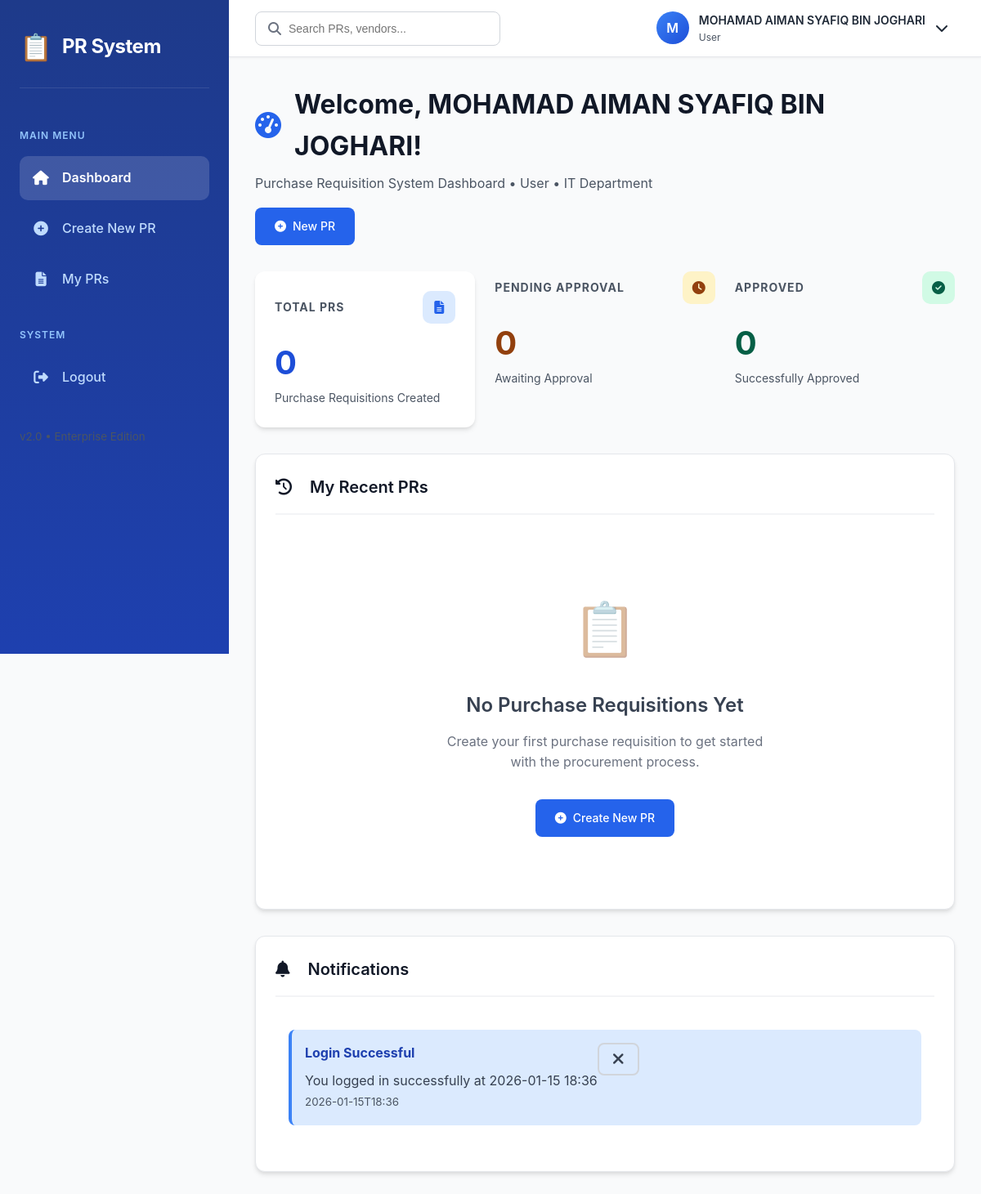
Page /dashboard (signed in) on the committed database.
### tables this page shows
CREATE TABLE notifications (
            id INTEGER PRIMARY KEY AUTOINCREMENT,
            user_id INTEGER NOT NULL,
            title TEXT NOT NULL,
            message TEXT NOT NULL,
            notification_type TEXT,
            is_read INTEGER DEFAULT 0,
            created_at TEXT NOT NULL,
            related_pr_id INTEGER,
            action_url TEXT,
            FOREIGN KEY (user_id) REFERENCES users(id)
        );

### app.py (the view, shortened to what this page needs)
@app.route("/dashboard")
@login_required
def dashboard():
    try:
        user_id = session["user_id"]
        role = session["role"]
        department = session.get("department", "")
        with db() as conn:
            notifications = conn.execute("""
            SELECT * FROM notifications
            WHERE user_id=? AND is_read=0
            ORDER BY created_at DESC
            LIMIT 10
            """, (user_id,)).fetchall()
            stats = {}
            my_pr = []
            if role == "user":
                stats['total_pr'] = conn.execute("""
                SELECT COUNT(*) FROM pr WHERE created_by=?
                """, (user_id,)).fetchone()[0]
                stats['pending_pr'] = conn.execute("""
                SELECT COUNT(*) FROM pr
                WHERE created_by=? AND status IN ('PENDING_APPROVAL', 'BUDGET_EXCEPTION_PENDING')
                """, (user_id,)).fetchone()[0]
                stats['approved_pr'] = conn.execute("""
                SELECT COUNT(*) FROM pr
                WHERE created_by=? AND status='APPROVED'
                """, (user_id,)).fetchone()[0]
                my_pr = conn.execute("""
                SELECT p.*,
                       (SELECT COUNT(*) FROM pr_items WHERE pr_id=p.id) as item_count
                FROM pr p
                WHERE p.created_by=?
                ORDER BY p.created_at DESC
                LIMIT 10
                """, (user_id,)).fetchall()
            budget_overview = None
            if department:
                budget_overview = conn.execute("""
                SELECT category, allocated_amount, spent_amount, remaining_amount
                FROM budget_categories
                WHERE department=?
                AND fiscal_year=?
                """, (department, str(datetime.now().year))).fetchall()
        return render_template(
            "dashboard.html",
            role=role,
            name=session["name"],
            notifications=notifications,
            stats=stats,
            my_pr=my_pr,
            budget_overview=budget_overview,
            BUDGET_STATUS=BUDGET_STATUS
        )
    except Exception as e:
        print(f"⚠️ Dashboard error: {e}")
        flash("Error loading dashboard", "danger")
        return redirect("/")

### templates/dashboard.html (shortened to what this page needs)
{% extends "base.html" %}
{% block content %}
<div class="page-header">
    <div>
        <h1 class="page-title">
            <i class="fas fa-tachometer-alt" style="color: var(--primary-600);"></i>
            Welcome, {{ name }}!
        </h1>
        <p class="page-subtitle">
            Purchase Requisition System Dashboard • {{ session.role|title }}
            {% if session.department %}
            • {{ session.department }} Department
            {% endif %}
        </p>
    </div>
    <div class="action-buttons">
        {% if session.role == 'user' %}
        <a href="/pr/new" class="btn btn-primary">
            <i class="fas fa-plus-circle"></i> New PR
        </a>
        {% endif %}
    </div>
</div>
<div class="dashboard-grid" style="display: grid; grid-template-columns: repeat(auto-fit, minmax(250px, 1fr)); gap: 1.5rem; margin-bottom: 2rem;">
    {% if session.role == 'user' %}
    <div class="stat-card" style="background: white; padding: 1.5rem; border-radius: var(--border-radius); box-shadow: var(--box-shadow);">
        <div style="display: flex; justify-content: space-between; align-items: center; margin-bottom: 1rem;">
            <h3 style="font-size: 0.875rem; color: var(--gray-600); text-transform: uppercase; letter-spacing: 1px;">Total PRs</h3>
            <div style="background: var(--primary-100); color: var(--primary-600); width: 40px; height: 40px; border-radius: 10px; display: flex; align-items: center; justify-content: center;">
                <i class="fas fa-file-alt"></i>
            </div>
        </div>
        <div class="stat-number" style="font-size: 2.5rem; font-weight: 700; color: var(--primary-700);">{{ stats.total_pr }}</div>
        <div style="color: var(--gray-600); font-size: 0.875rem;">Purchase Requisitions Created</div>
    </div>
    <div class="stat-card">
        <div style="display: flex; justify-content: space-between; align-items: center; margin-bottom: 1rem;">
            <h3 style="font-size: 0.875rem; color: var(--gray-600); text-transform: uppercase; letter-spacing: 1px;">Pending Approval</h3>
            <div style="background: #fef3c7; color: #92400e; width: 40px; height: 40px; border-radius: 10px; display: flex; align-items: center; justify-content: center;">
                <i class="fas fa-clock"></i>
            </div>
        </div>
        <div class="stat-number" style="font-size: 2.5rem; font-weight: 700; color: #92400e;">{{ stats.pending_pr }}</div>
        <div style="color: var(--gray-600); font-size: 0.875rem;">Awaiting Approval</div>
    </div>
    <div class="stat-card">
        <div style="display: flex; justify-content: space-between; align-items: center; margin-bottom: 1rem;">
            <h3 style="font-size: 0.875rem; color: var(--gray-600); text-transform: uppercase; letter-spacing: 1px;">Approved</h3>
            <div style="background: #d1fae5; color: #065f46; width: 40px; height: 40px; border-radius: 10px; display: flex; align-items: center; justify-content: center;">
                <i class="fas fa-check-circle"></i>
            </div>
        </div>
        <div class="stat-number" style="font-size: 2.5rem; font-weight: 700; color: #065f46;">{{ stats.approved_pr }}</div>
        <div style="color: var(--gray-600); font-size: 0.875rem;">Successfully Approved</div>
    </div>
    {% endif %}
</div>
<div class="card">
    <div class="card-header">
        <h3 class="card-title">
            <i class="fas fa-history" style="margin-right: 10px;"></i>
            {% if session.role == 'user' %}
            My Recent PRs
            {% elif session.role in ['approver1', 'approver2', 'approver3', 'approver4'] %}
            Pending Approvals
            {% elif session.role == 'procurement' %}
            Approved PRs Ready for Processing
            {% elif session.role == 'superadmin' %}
            Recent System Activity
            {% endif %}
        </h3>
    </div>
    {% if my_pr and my_pr|length > 0 %}
    <div class="table-responsive">
        <table class="table">
            <thead>
                <tr>
                    <th>PR Number</th>
                    <th>Description</th>
                    {% if session.role != 'user' %}
                    <th>Requester</th>
                    {% endif %}
                    <th>Amount</th>
                    <th>Status</th>
                    <th>Date</th>
                    <th>Actions</th>
                </tr>
            </thead>
            <tbody>
                {% for pr in my_pr %}
                <tr>
                    <td>
                        <strong>{{ pr.pr_no }}</strong>
                        {% if pr.item_count %}
                        <br>
                        <small class="text-muted">{{ pr.item_count }} items</small>
                        {% endif %}
                    </td>
                    <td>
                        {{ pr.purpose[:50] }}
                        {% if pr.purpose|length > 50 %}...{% endif %}
                    </td>
                    {% if session.role != 'user' %}
                    <td>{{ pr.requester_name_full or pr.requester_name }}</td>
                    {% endif %}
                    <td>
                        <strong>RM {{ "%.2f"|format(pr.total_amount) }}</strong>
                    </td>
                    <td>
                        {% if pr.status == 'DRAFT' %}
                        <span class="status-badge status-draft">DRAFT</span>
                        {% elif pr.status == 'PENDING_APPROVAL' %}
                        <span class="status-badge status-pending">PENDING</span>
                        {% elif pr.status == 'APPROVED' %}
                        <span class="status-badge status-approved">APPROVED</span>
                        {% elif pr.status == 'REJECTED' %}
                        <span class="status-badge status-rejected">REJECTED</span>
                        {% elif pr.status == 'BUDGET_EXCEPTION_PENDING' %}
                        <span class="status-badge status-budget-pending">BUDGET EXCEPTION</span>
                        {% else %}
                        <span class="status-badge">{{ pr.status }}</span>
                        {% endif %}
                    </td>
                    <td>
                        {{ pr.created_at[:10] }}
                        <br>
                        <small class="text-muted">{{ pr.created_at[11:16] }}</small>
                    </td>
                    <td>
                        <div class="d-flex gap-2">
                            {% if session.role == 'user' and pr.status == 'DRAFT' %}
                            <a href="/pr/{{ pr.id }}/review" class="btn btn-sm btn-outline">
                                <i class="fas fa-edit"></i>
                            </a>
                            <a href="/pr/{{ pr.id }}/submit" class="btn btn-sm btn-success"
                               onclick="return confirm('Submit this PR for approval?')">
                                Submit
                            </a>
                            {% elif session.role in ['approver1', 'approver2', 'approver3', 'approver4'] %}
                            <a href="/approve/{{ pr.id }}/review" class="btn btn-sm btn-primary">
                                <i class="fas fa-eye"></i> Review
                            </a>
                            {% elif session.role == 'procurement' and pr.status == 'APPROVED' %}
                            <form method="POST" action="/procurement/receive/{{ pr.id }}" style="display: inline;">
                                <button type="submit" class="btn btn-sm btn-success"
                                        onclick="return confirm('Mark PR {{ pr.pr_no }} as received by procurement?')">
                                    <i class="fas fa-check"></i> Receive
                                </button>
                            </form>
                            {% endif %}
                        </div>
                    </td>
                </tr>
                {% endfor %}
            </tbody>
        </table>
    </div>
    {% else %}
    <div class="empty-state">
        <div class="empty-state-icon">
            {% if session.role == 'user' %}
            📋
            {% elif session.role in ['approver1', 'approver2', 'approver3', 'approver4'] %}
            ✅
            {% elif session.role == 'procurement' %}
            🛒
            {% else %}
            📊
            {% endif %}
        </div>
        <h3 class="empty-state-title">
            {% if session.role == 'user' %}
            No Purchase Requisitions Yet
            {% elif session.role in ['approver1', 'approver2', 'approver3', 'approver4'] %}
            No Pending Approvals
            {% elif session.role == 'procurement' %}
            No Approved PRs
            {% else %}
            Welcome to Admin Dashboard
            {% endif %}
        </h3>
        <p class="empty-state-description">
            {% if session.role == 'user' %}
            Create your first purchase requisition to get started with the procurement process.
            {% elif session.role in ['approver1', 'approver2', 'approver3', 'approver4'] %}
            All approval requests have been processed. Check back later for new submissions.
            {% elif session.role == 'procurement' %}
            There are no approved purchase requisitions awaiting procurement processing at the moment.
            {% else %}
            Use the navigation menu to manage users, view reports, and monitor system activity.
            {% endif %}
        </p>
        {% if session.role == 'user' %}
        <a href="/pr/new" class="btn btn-primary">
            <i class="fas fa-plus-circle"></i> Create New PR
        </a>
        {% endif %}
    </div>
    {% endif %}
</div>
{% if notifications and notifications|length > 0 %}
<div class="card mt-4">
    <div class="card-header">
        <h3 class="card-title">
            <i class="fas fa-bell" style="margin-right: 10px;"></i>
            Notifications
        </h3>
    </div>
    <div style="padding: 1rem;">
        {% for notification in notifications %}
        <div class="alert alert-info" style="margin-bottom: 1rem; padding: 1rem;">
            <div style="display: flex; justify-content: space-between; align-items: flex-start;">
                <div>
                    <strong>{{ notification.title }}</strong>
                    <p style="margin: 0.5rem 0 0; color: var(--gray-700);">{{ notification.message }}</p>
                    <small class="text-muted">{{ notification.created_at[:16] }}</small>
                </div>
                <form method="POST" action="/notifications/mark-read/{{ notification.id }}"
                      style="display: inline;">
                    <button type="submit" class="btn btn-sm btn-outline">
                        <i class="fas fa-times"></i>
                    </button>
                </form>
            </div>
        </div>
        {% endfor %}
    </div>
</div>
{% endif %}
{% endblock %}

### rows in the picture
notifications: title "Login Successful", message "You logged in successfully at 2026-01-15 18:36", created_at "2026-01-15T18:36"

### other values in the picture
{{ session.name[0] if session.name else 'U' }} "M"
{{ session.name }} "MOHAMAD AIMAN SYAFIQ BIN JOGHARI"
{{ session.role|title }} "User"
{{ name }} "MOHAMAD AIMAN SYAFIQ BIN JOGHARI"
{{ session.department }} "IT"
{{ stats.total_pr }} "0"
{{ stats.pending_pr }} "0"
{{ stats.approved_pr }} "0"
